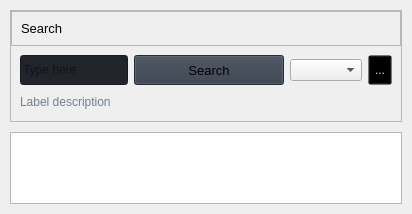
                     <widget class="QWidget" name="search_page">
                      <property name="styleSheet">
                       <string notr="true">b</string>
                      </property>
                      <layout class="QVBoxLayout" name="verticalLayout_24" stretch="0,0">
                       <property name="spacing">
                        <number>10</number>
                       </property>
                       <property name="leftMargin">
                        <number>10</number>
                       </property>
                       <property name="topMargin">
                        <number>10</number>
                       </property>
                       <property name="rightMargin">
                        <number>10</number>
                       </property>
                       <property name="bottomMargin">
                        <number>10</number>
                       </property>
                       <item alignment="Qt::AlignmentFlag::AlignTop">
                        <widget class="QFrame" name="row_4">
                         <property name="sizePolicy">
                          <sizepolicy hsizetype="Preferred" vsizetype="Preferred">
                           <horstretch>0</horstretch>
                           <verstretch>0</verstretch>
                          </sizepolicy>
                         </property>
                         <property name="frameShape">
                          <enum>QFrame::Shape::StyledPanel</enum>
                         </property>
                         <property name="frameShadow">
                          <enum>QFrame::Shadow::Raised</enum>
                         </property>
                         <layout class="QVBoxLayout" name="verticalLayout_21">
                          <property name="spacing">
                           <number>0</number>
                          </property>
                          <property name="leftMargin">
                           <number>0</number>
                          </property>
                          <property name="topMargin">
                           <number>0</number>
                          </property>
                          <property name="rightMargin">
                           <number>0</number>
                          </property>
                          <property name="bottomMargin">
                           <number>0</number>
                          </property>
                          <item>
                           <widget class="QFrame" name="frame_div_content_2">
                            <property name="minimumSize">
                             <size>
                              <width>0</width>
                              <height>110</height>
                             </size>
                            </property>
                            <property name="maximumSize">
                             <size>
                              <width>16777215</width>
                              <height>110</height>
                             </size>
                            </property>
                            <property name="frameShape">
                             <enum>QFrame::Shape::NoFrame</enum>
                            </property>
                            <property name="frameShadow">
                             <enum>QFrame::Shadow::Raised</enum>
                            </property>
                            <layout class="QVBoxLayout" name="verticalLayout_22">
                             <property name="spacing">
                              <number>0</number>
                             </property>
                             <property name="leftMargin">
                              <number>0</number>
                             </property>
                             <property name="topMargin">
                              <number>0</number>
                             </property>
                             <property name="rightMargin">
                              <number>0</number>
                             </property>
                             <property name="bottomMargin">
                              <number>0</number>
                             </property>
                             <item>
                              <widget class="QFrame" name="frame_title_wid_2">
                               <property name="maximumSize">
                                <size>
                                 <width>16777215</width>
                                 <height>35</height>
                                </size>
                               </property>
                               <property name="frameShape">
                                <enum>QFrame::Shape::StyledPanel</enum>
                               </property>
                               <property name="frameShadow">
                                <enum>QFrame::Shadow::Raised</enum>
                               </property>
                               <layout class="QVBoxLayout" name="verticalLayout_23">
                                <item>
                                 <widget class="QLabel" name="searchTitle">
                                  <property name="font">
                                   <font>
                                    <family>Segoe UI</family>
                                    <pointsize>10</pointsize>
                                    <italic>false</italic>
                                    <bold>false</bold>
                                   </font>
                                  </property>
                                  <property name="styleSheet">
                                   <string notr="true"/>
                                  </property>
                                  <property name="text">
                                   <string>Search</string>
                                  </property>
                                 </widget>
                                </item>
                               </layout>
                              </widget>
                             </item>
                             <item>
                              <widget class="QFrame" name="frame_content_wid_2">
                               <property name="frameShape">
                                <enum>QFrame::Shape::NoFrame</enum>
                               </property>
                               <property name="frameShadow">
                                <enum>QFrame::Shadow::Raised</enum>
                               </property>
                               <layout class="QHBoxLayout" name="horizontalLayout_10">
                                <item>
                                 <layout class="QGridLayout" name="gridLayout_3">
                                  <property name="bottomMargin">
                                   <number>0</number>
                                  </property>
                                  <item row="0" column="1">
                                   <widget class="QPushButton" name="searchBtn">
                                    <property name="minimumSize">
                                     <size>
                                      <width>150</width>
                                      <height>30</height>
                                     </size>
                                    </property>
                                    <property name="font">
                                     <font>
                                      <family>Segoe UI</family>
                                      <pointsize>10</pointsize>
                                      <italic>false</italic>
                                      <bold>false</bold>
                                     </font>
                                    </property>
                                    <property name="cursor">
                                     <cursorShape>PointingHandCursor</cursorShape>
                                    </property>
                                    <property name="styleSheet">
                                     <string notr="true">background-color: rgb(52, 59, 72);</string>
                                    </property>
                                    <property name="text">
                                     <string>Search</string>
                                    </property>
                                    <property name="icon">
                                     <iconset>
                                      <normaloff>:/icons/images/icons/cil-folder-open.png</normaloff>:/icons/images/icons/cil-folder-open.png</iconset>
                                    </property>
                                   </widget>
                                  </item>
                                  <item row="0" column="0">
                                   <widget class="QLineEdit" name="searchEdit">
                                    <property name="minimumSize">
                                     <size>
                                      <width>0</width>
                                      <height>30</height>
                                     </size>
                                    </property>
                                    <property name="styleSheet">
                                     <string notr="true">background-color: rgb(33, 37, 43);</string>
                                    </property>
                                    <property name="text">
                                     <string/>
                                    </property>
                                    <property name="placeholderText">
                                     <string>Type here</string>
                                    </property>
                                   </widget>
                                  </item>
                                  <item row="0" column="3">
                                   <widget class="QToolButton" name="btn_search_view">
                                    <property name="sizePolicy">
                                     <sizepolicy hsizetype="Minimum" vsizetype="Minimum">
                                      <horstretch>0</horstretch>
                                      <verstretch>0</verstretch>
                                     </sizepolicy>
                                    </property>
                                    <property name="palette">
                                     <palette>
                                      <active>
                                       <colorrole role="WindowText">
                                        <brush brushstyle="SolidPattern">
                                         <color alpha="255">
                                          <red>221</red>
                                          <green>221</green>
                                          <blue>221</blue>
                                         </color>
                                        </brush>
                                       </colorrole>
                                       <colorrole role="Button">
                                        <brush brushstyle="SolidPattern">
                                         <color alpha="0">
                                          <red>0</red>
                                          <green>0</green>
                                          <blue>0</blue>
                                         </color>
                                        </brush>
                                       </colorrole>
                                       <colorrole role="Text">
                                        <brush brushstyle="SolidPattern">
                                         <color alpha="255">
                                          <red>221</red>
                                          <green>221</green>
                                          <blue>221</blue>
                                         </color>
                                        </brush>
                                       </colorrole>
                                       <colorrole role="ButtonText">
                                        <brush brushstyle="SolidPattern">
                                         <color alpha="255">
                                          <red>221</red>
                                          <green>221</green>
                                          <blue>221</blue>
                                         </color>
                                        </brush>
                                       </colorrole>
                                       <colorrole role="Base">
                                        <brush brushstyle="SolidPattern">
                                         <color alpha="0">
                                          <red>0</red>
                                          <green>0</green>
                                          <blue>0</blue>
                                         </color>
                                        </brush>
                                       </colorrole>
                                       <colorrole role="Window">
                                        <brush brushstyle="SolidPattern">
                                         <color alpha="0">
                                          <red>0</red>
                                          <green>0</green>
                                          <blue>0</blue>
                                         </color>
                                        </brush>
                                       </colorrole>
                                       <colorrole role="PlaceholderText">
                                        <brush brushstyle="SolidPattern">
                                         <color alpha="128">
                                          <red>221</red>
                                          <green>221</green>
                                          <blue>221</blue>
                                         </color>
                                        </brush>
                                       </colorrole>
                                       <colorrole role="Accent">
                                        <brush brushstyle="SolidPattern">
                                         <color alpha="255">
                                          <red>40</red>
                                          <green>44</green>
                                          <blue>52</blue>
                                         </color>
                                        </brush>
                                       </colorrole>
                                      </active>
                                      <inactive>
                                       <colorrole role="WindowText">
                                        <brush brushstyle="SolidPattern">
                                         <color alpha="255">
                                          <red>221</red>
                                          <green>221</green>
                                          <blue>221</blue>
                                         </color>
                                        </brush>
                                       </colorrole>
                                       <colorrole role="Button">
                                        <brush brushstyle="SolidPattern">
                                         <color alpha="0">
                                          <red>0</red>
                                          <green>0</green>
                                          <blue>0</blue>
                                         </color>
                                        </brush>
                                       </colorrole>
                                       <colorrole role="Text">
                                        <brush brushstyle="SolidPattern">
                                         <color alpha="255">
                                          <red>221</red>
                                          <green>221</green>
                                          <blue>221</blue>
                                         </color>
                                        </brush>
                                       </colorrole>
                                       <colorrole role="ButtonText">
                                        <brush brushstyle="SolidPattern">
                                         <color alpha="255">
                                          <red>221</red>
                                          <green>221</green>
                                          <blue>221</blue>
                                         </color>
                                        </brush>
                                       </colorrole>
                                       <colorrole role="Base">
                                        <brush brushstyle="SolidPattern">
                                         <color alpha="0">
                                          <red>0</red>
                                          <green>0</green>
                                          <blue>0</blue>
                                         </color>
                                        </brush>
                                       </colorrole>
                                       <colorrole role="Window">
                                        <brush brushstyle="SolidPattern">
                                         <color alpha="0">
                                          <red>0</red>
                                          <green>0</green>
                                          <blue>0</blue>
                                         </color>
                                        </brush>
                                       </colorrole>
                                       <colorrole role="PlaceholderText">
                                        <brush brushstyle="SolidPattern">
                                         <color alpha="128">
                                          <red>221</red>
                                          <green>221</green>
                                          <blue>221</blue>
                                         </color>
                                        </brush>
                                       </colorrole>
                                       <colorrole role="Accent">
                                        <brush brushstyle="SolidPattern">
                                         <color alpha="255">
                                          <red>40</red>
                                          <green>44</green>
                                          <blue>52</blue>
                                         </color>
                                        </brush>
                                       </colorrole>
                                      </inactive>
                                      <disabled>
                                       <colorrole role="WindowText">
                                        <brush brushstyle="SolidPattern">
                                         <color alpha="255">
                                          <red>221</red>
                                          <green>221</green>
                                          <blue>221</blue>
                                         </color>
                                        </brush>
                                       </colorrole>
                                       <colorrole role="Button">
                                        <brush brushstyle="SolidPattern">
                                         <color alpha="0">
                                          <red>0</red>
                                          <green>0</green>
                                          <blue>0</blue>
                                         </color>
                                        </brush>
                                       </colorrole>
                                       <colorrole role="Text">
                                        <brush brushstyle="SolidPattern">
                                         <color alpha="255">
                                          <red>221</red>
                                          <green>221</green>
                                          <blue>221</blue>
                                         </color>
                                        </brush>
                                       </colorrole>
                                       <colorrole role="ButtonText">
                                        <brush brushstyle="SolidPattern">
                                         <color alpha="255">
                                          <red>221</red>
                                          <green>221</green>
                                          <blue>221</blue>
                                         </color>
                                        </brush>
                                       </colorrole>
                                       <colorrole role="Base">
                                        <brush brushstyle="SolidPattern">
                                         <color alpha="0">
                                          <red>0</red>
                                          <green>0</green>
                                          <blue>0</blue>
                                         </color>
                                        </brush>
                                       </colorrole>
                                       <colorrole role="Window">
                                        <brush brushstyle="SolidPattern">
                                         <color alpha="0">
                                          <red>0</red>
                                          <green>0</green>
                                          <blue>0</blue>
                                         </color>
                                        </brush>
                                       </colorrole>
                                       <colorrole role="PlaceholderText">
                                        <brush brushstyle="SolidPattern">
                                         <color alpha="128">
                                          <red>221</red>
                                          <green>221</green>
                                          <blue>221</blue>
                                         </color>
                                        </brush>
                                       </colorrole>
                                       <colorrole role="Accent">
                                        <brush brushstyle="SolidPattern">
                                         <color alpha="255">
                                          <red>40</red>
                                          <green>44</green>
                                          <blue>52</blue>
                                         </color>
                                        </brush>
                                       </colorrole>
                                      </disabled>
                                     </palette>
                                    </property>
                                    <property name="autoFillBackground">
                                     <bool>false</bool>
                                    </property>
                                    <property name="text">
                                     <string>...</string>
                                    </property>
                                    <property name="icon">
                                     <iconset resource="../resources/resources.qrc">
                                      <normaloff>:/icons/cil-size-grip.png</normaloff>
                                      <normalon>:/icons/cil-featured-playlist.png</normalon>:/icons/cil-size-grip.png</iconset>
                                    </property>
                                    <property name="checkable">
                                     <bool>true</bool>
                                    </property>
                                    <property name="checked">
                                     <bool>true</bool>
                                    </property>
                                   </widget>
                                  </item>
                                  <item row="1" column="0" colspan="2">
                                   <widget class="QLabel" name="searchDesc">
                                    <property name="styleSheet">
                                     <string notr="true">color: rgb(113, 126, 149);</string>
                                    </property>
                                    <property name="lineWidth">
                                     <number>1</number>
                                    </property>
                                    <property name="text">
                                     <string>Label description</string>
                                    </property>
                                    <property name="alignment">
                                     <set>Qt::AlignmentFlag::AlignLeading|Qt::AlignmentFlag::AlignLeft|Qt::AlignmentFlag::AlignVCenter</set>
                                    </property>
                                   </widget>
                                  </item>
                                  <item row="0" column="2">
                                   <widget class="QComboBox" name="cmb_search_size"/>
                                  </item>
                                 </layout>
                                </item>
                               </layout>
                              </widget>
                             </item>
                            </layout>
                           </widget>
                          </item>
                         </layout>
                        </widget>
                       </item>
                       <item>
                        <widget class="QListWidget" name="resultsList">
                         <property name="horizontalScrollBarPolicy">
                          <enum>Qt::ScrollBarPolicy::ScrollBarAsNeeded</enum>
                         </property>
                         <property name="sizeAdjustPolicy">
                          <enum>QAbstractScrollArea::SizeAdjustPolicy::AdjustToContents</enum>
                         </property>
                         <property name="iconSize">
                          <size>
                           <width>64</width>
                           <height>64</height>
                          </size>
                         </property>
                         <property name="resizeMode">
                          <enum>QListView::ResizeMode::Adjust</enum>
                         </property>
                         <property name="spacing">
                          <number>4</number>
                         </property>
                         <property name="gridSize">
                          <size>
                           <width>100</width>
                           <height>100</height>
                          </size>
                         </property>
                         <property name="viewMode">
                          <enum>QListView::ViewMode::IconMode</enum>
                         </property>
                        </widget>
                       </item>
                      </layout>
                     </widget>
